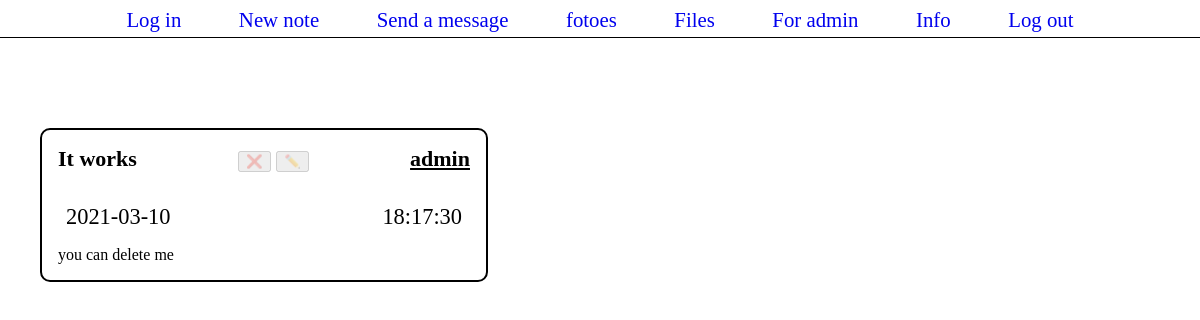
The app's page /, older data.
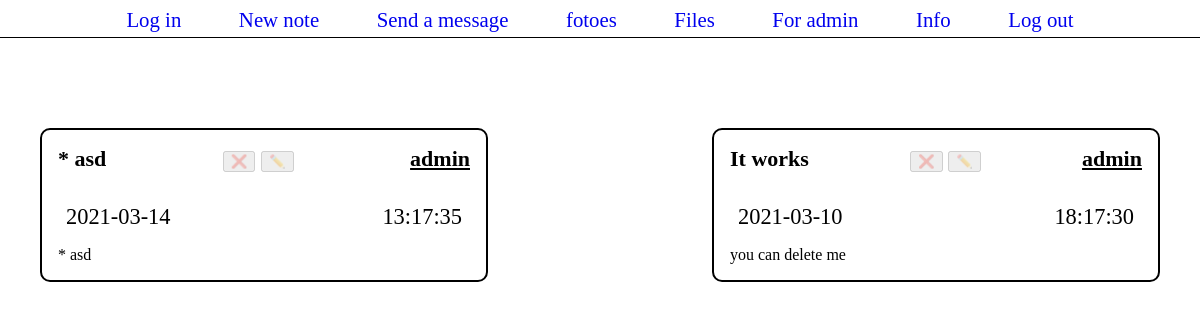
The same page, newer data.
### tables this page shows
CREATE TABLE `notes` (
  `id` int(10) NOT NULL,
  `dt` datetime NOT NULL DEFAULT current_timestamp(),
  `date` date NOT NULL COMMENT '1000-10-10',
  `time` time NOT NULL COMMENT '123:12:12',
  `text` text NOT NULL,
  `title` varchar(255) NOT NULL,
  `user` varchar(255) NOT NULL
);

### index.php (the view, shortened to what this page needs)
<?php
        $con = mysqli_connect("localhost", "root", "","my-first-php-sql");
?>
<!DOCTYPE html>
<html lang="en">
<head>
      <link rel="stylesheet" href="style.index.css">
</head>
<body>
      <header class="header">
            <div class="header--inner">
                  <div class="header--el"><a href="#" class="header--el--link" onclick="login()">Log in</a></div>
                  <div class="header--el"><a href="#" class="header--el--link" onclick="newNote()">New note</a></div>
                  <div class="header--el"><a href="https://vk.com/readyk" class="header--el--link">Send a message</a></div>
                  <div class="header--el"><a href="fotoes.php" class="header--el--link">fotoes</a></div>
                  <div class="header--el"><a href="files.php" class="header--el--link">Files</a></div>
                  <div class="header--el"><a href="foradmin.php" class="header--el--link">For admin</a></div>
                  <div class="header--el"><a href="#" class="header--el--link">Info</a></div>
                  <div class="header--el"><a href="logout.php" class="header--el--link">Log out</a></div>
            </div>
      </header>
      <main class="main">
            <?php
                  $messages = mysqli_query($con,"SELECT * FROM `notes` ORDER BY `dt` DESC");
            ?>
            <?php
                  while( ($message = mysqli_fetch_assoc($messages)) ){
                        echo "
            <div class='main--el'>
                  <div class='tnu'>
                        <div class='main--el--title'> " . $message['title'] . " </div>
                        <div class='tools'>
                              <form action='tools.php' method='get'>
                                    <input class='del' type='submit' value='❌' name='del' ";
                              if($message['user'] != $_SESSION['logged_user']['login'] and $_SESSION['logged_user']['login'] != "admin")
                                    echo "disabled";
                              echo ">
                                    <input class='del' type='submit' value='✏️' name='upd' ";
                            if($message['user'] != $_SESSION['logged_user']['login'] and $_SESSION['logged_user']['login'] != "admin")
                                    echo "disabled";
                            echo " >
                                    <input type='text' class='iv' value='" . $message['id'] . "' name='sqlid'>
                              </form>
                        </div>
                        <div class='user'> <b style='text-decoration:underline'>" . $message['user'] . "</b> </div>
                  </div>
                  <div class='datentime'>
                        <div class='date'> " . $message['date'] . " </div>
                        <div class='time'> " . $message['time'] . " </div>
                  </div>
                  <div class='text'>
                        " . $message['text'] . "
                  </div>
            </div>
            ";
                  }
            ?>
      </main>
</body>
</html>

Row changes from the older to the newer data that the page shows:
added notes: title "* asd", del "❌", upd "✏️", user "admin", date "2021-03-14", time "13:17:35", text "* asd"
